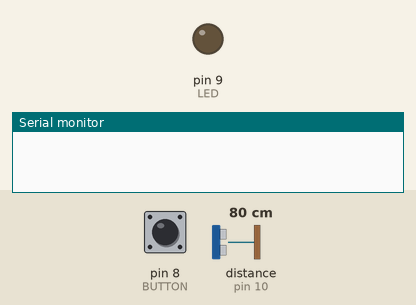
Recording of a sketch running on a simulated Arduino Uno, built with avr-gcc and run on an emulated ATmega328P. Parts: output pins drawn as LEDs (lit = HIGH), the last lines printed to the serial monitor. The test bench sets the inputs (shaded band); at power-on: pin 8 (BUTTON) HIGH, distance to the obstacle (sensor on pin 10) 80 cm. The echo pulse lasts 58.3 µs per cm; pins used as bus, display or sensor lines are not drawn.

Above: at 1.2 s.
1.3 s: pin 8 (BUTTON) pulled LOW for 0.15 s
At 1.4 s:
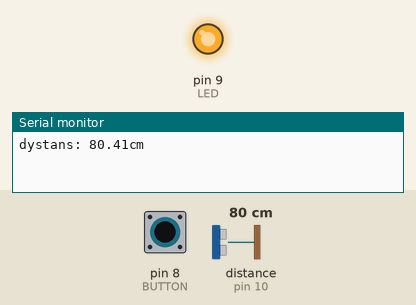
3.0 s: pin 8 (BUTTON) pulled LOW for 3.2 s
At 7.2 s:
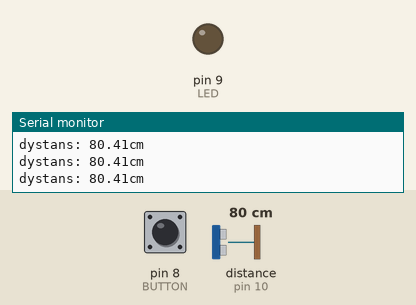
Timing chart, 0 to 8.7 s (numbered marks = the images above; inputs shaded):
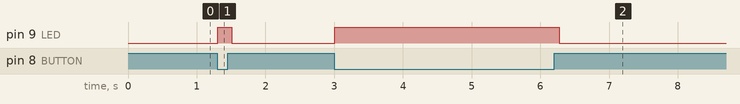

The sketch:

main.ino
```cpp
const int BUTTON = 8;
const int LED = 9;
const int TRIG_PIN = 11;
const int ECHO_PIN = 10;

void setup()
{
  Serial.begin(9600);
  pinMode(TRIG_PIN, OUTPUT);
  pinMode(ECHO_PIN, INPUT);

  pinMode(BUTTON, INPUT_PULLUP);
  pinMode(LED, OUTPUT);
  digitalWrite(TRIG_PIN, LOW);
}

void loop()
{
  if (digitalRead(BUTTON) == LOW)  // wciśnięty
  {
    float Time;
    float Distance;

    digitalWrite(TRIG_PIN, HIGH);
    delayMicroseconds(10);
    digitalWrite(TRIG_PIN, LOW);
    Time = pulseIn(ECHO_PIN, HIGH);
    Distance = Time / 58;

    Serial.print("dystans: ");
    Serial.print(Distance);
    Serial.println("cm");
    digitalWrite(LED, HIGH);
    delay(100);
  }
  else
  {
    digitalWrite(LED, LOW);
  }
}
```

Measured:
- after the input at 1.3 s, pin 9 (LED): LOW → HIGH at once, → LOW 0.21 s later
- after the input at 3.0 s, pin 9 (LED): LOW → HIGH at once, → LOW 3.3 s later
